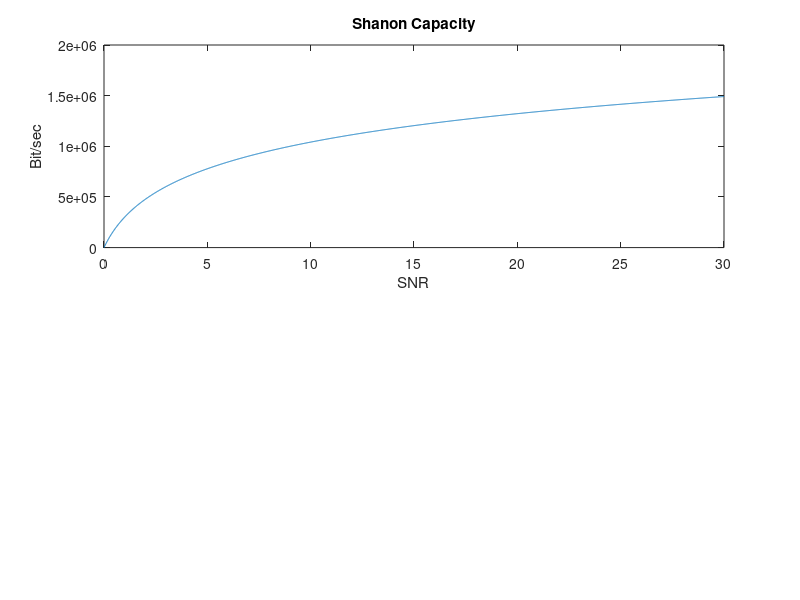

Here is the MATLAB script that generated this plot: (Note: this script raises an error after producing the figure.)
clc;
clear;
close all;

SNR=0:0.01:30;
W=10^6;
C=W*log10(1+SNR);
figure;
subplot(2,1,1)
plot(SNR,C)
title('Shanon Capacity')
ylabel('Bit/sec')
xlabel('SNR')
syms x;
A=[2 4 8 16 32 64 128];
for i=1:7
    M=A(i);
SNR2(i)=solve(3*log2(M)/(M-1)*x - qfuncinv(10^(-6)/(2*(1-1/sqrt(M)))),x);
end
C=W*log10(1+SNR2);
subplot(2,1,2)
plot(SNR2,C,'or-')
title('Requried C for BER=10^-6')
ylabel('Bit/sec')
xlabel('SNR')
